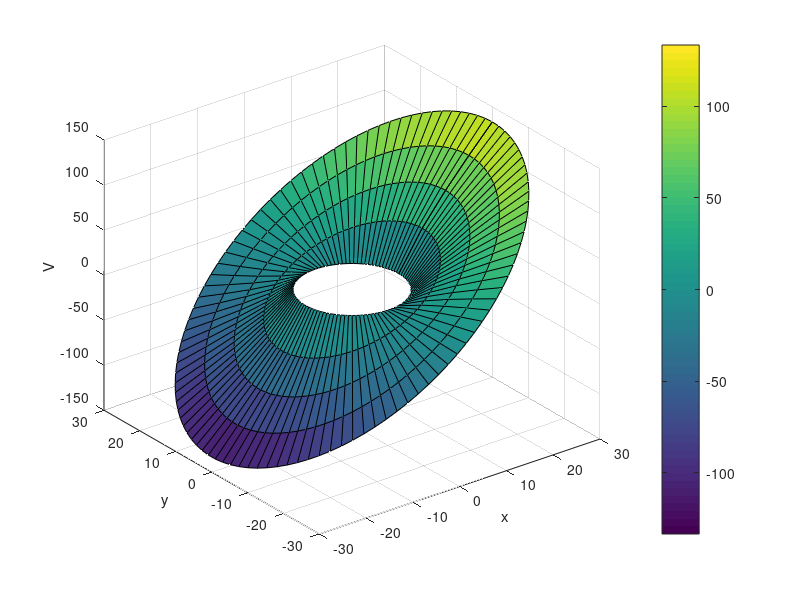

MATLAB code to generate this figure:
clc
% definicion de variables
theta = linspace(0,2*pi);
r = 10;
s = linspace(10,30,5);
e_0 = 8.84*10^-12;
E_0 = 5;

% creacion de grilla de graficacion
[theta, s] = meshgrid(theta, s);

% potencial en el exterior del cilindro
z = -E_0.*s.*cos(theta).*(((r.^2)./(s.^2))-1);

% conversion polar a cartesiana
[x,y,z] = pol2cart(theta, s, z);

% creacion de superficie
surf(x,y,z)
colorbar

% ejes
xlabel("x")
ylabel("y")
zlabel("V")
